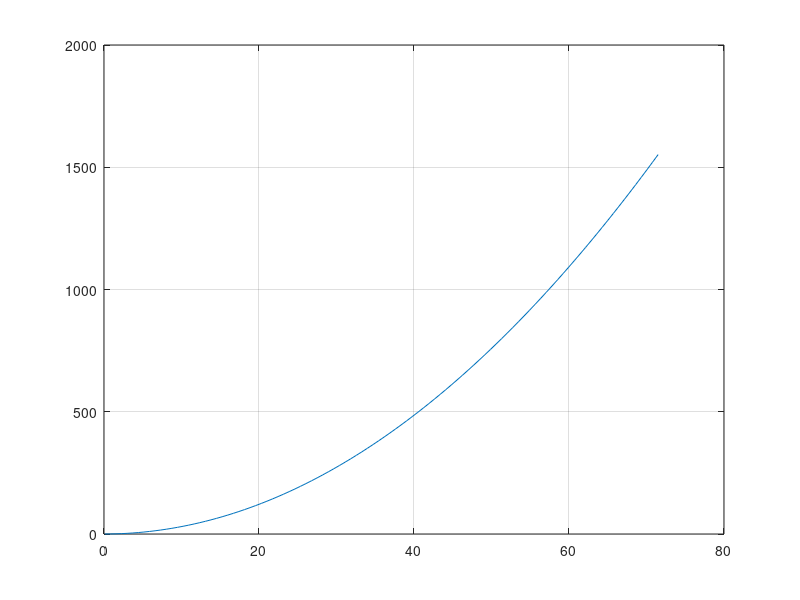

Recreate this plot in MATLAB.
clear all
close all
clc

rho = 1.225;
v = linspace(0.1,71.5,100); %m/s
Cd = 0.21;
A = 2.36; %m2
Fd = 0.5*rho*(v.^2)*Cd*A;

plot(v,Fd)
grid on